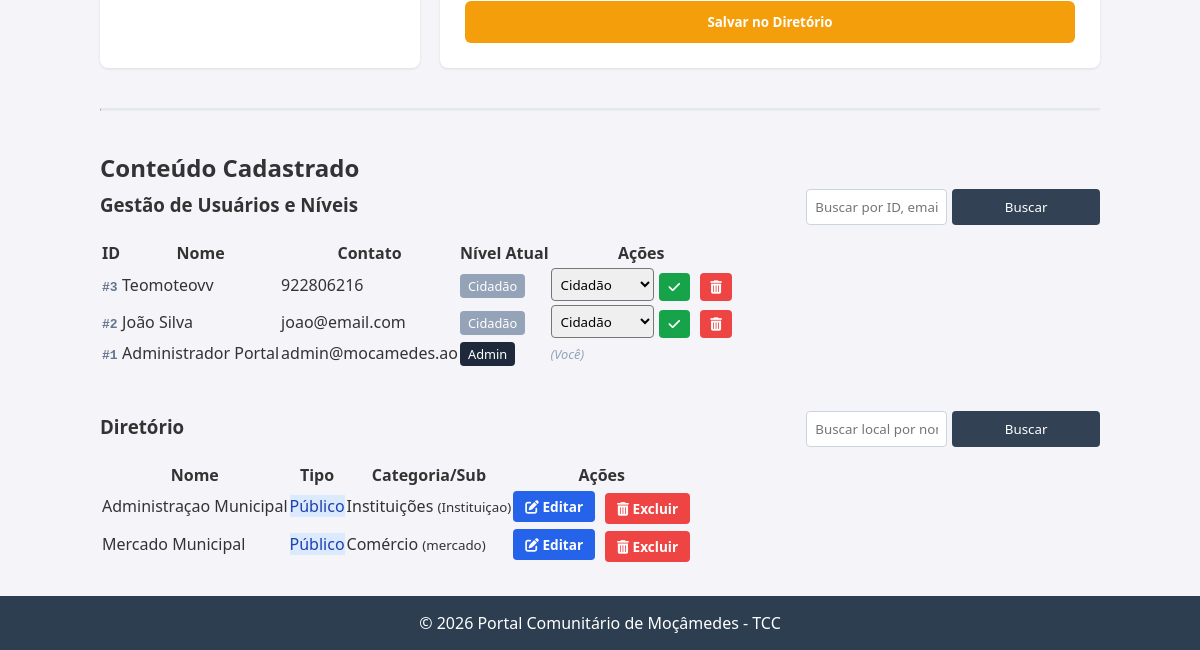
Page /admin (signed in, lower part) on the earlier database version.
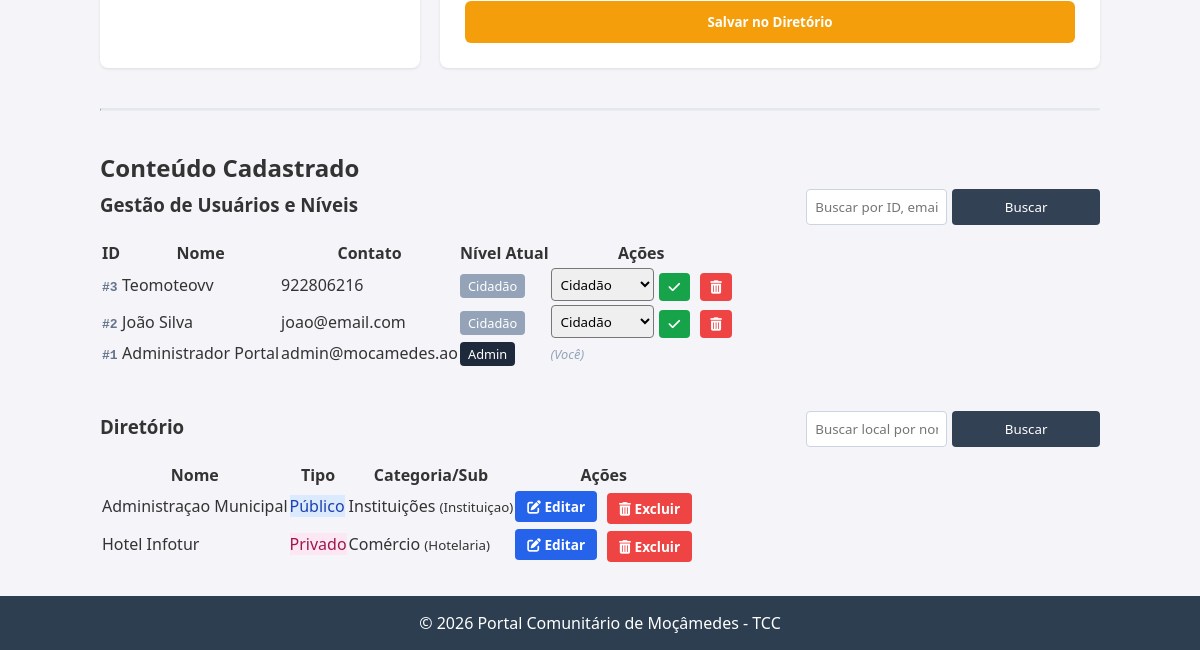
Same page on the later database version.
### tables this page shows
CREATE TABLE usuarios (
    id INTEGER PRIMARY KEY AUTOINCREMENT,
    nome TEXT NOT NULL,
    email TEXT UNIQUE,    -- Não é mais NOT NULL (pode ser vazio)
    telefone TEXT UNIQUE, -- Novo campo de login
    senha TEXT NOT NULL,
    funcao TEXT DEFAULT 'cidadao',
    foto_perfil TEXT DEFAULT 'default_profile.png',
    bio TEXT,
    data_cadastro TIMESTAMP DEFAULT CURRENT_TIMESTAMP
);

CREATE TABLE diretorio (
    id INTEGER PRIMARY KEY AUTOINCREMENT,
    nome TEXT NOT NULL,
    categoria TEXT NOT NULL,    -- Ex: Saúde, Educação, Comércio
    subcategoria TEXT,          -- Ex: Farmácia, Hotel, Escola Primária
    tipo TEXT NOT NULL,         -- 'Publico' ou 'Privado'
    endereco TEXT,
    telefone TEXT,
    horario TEXT,               -- Ex: "08:00 - 18:00"
    descricao_curta TEXT,       -- Resumo para o card
    historia_completa TEXT,     -- Texto longo para a página de detalhes
    imagem_capa TEXT DEFAULT 'default_cover.jpg',
    media_avaliacao REAL DEFAULT 0, -- Média de estrelas (será calculado na Fase 3)
    autor_id INTEGER,           -- Quem cadastrou (geralmente admin)
    data_cadastro TIMESTAMP DEFAULT CURRENT_TIMESTAMP,
    FOREIGN KEY (autor_id) REFERENCES usuarios (id)
);

### app.py (the view, shortened to what this page needs)
@app.route('/admin', methods=['GET', 'POST'])
def admin():
    if 'user_id' not in session or session.get('user_funcao') not in ['admin', 'mod']:
        flash('Acesso negado. Área restrita.')
        return redirect(url_for('login'))
    conn = get_db_connection()
    busca_user = request.args.get('q_user', '').strip()
    if busca_user:
        sql_users = 'SELECT * FROM usuarios WHERE email LIKE ? OR telefone LIKE ? OR nome LIKE ? OR CAST(id AS TEXT) = ? ORDER BY nome'
        termo_user = f'%{busca_user}%'
        params_users = [termo_user, termo_user, termo_user, busca_user]
    else:
        sql_users = 'SELECT * FROM usuarios ORDER BY id DESC LIMIT 3'
        params_users = []
    usuarios = conn.execute(sql_users, params_users).fetchall()
    busca_dir = request.args.get('q_dir', '').strip()
    if busca_dir:
        sql_dir = 'SELECT * FROM diretorio WHERE nome LIKE ? ORDER BY nome'
        termo_dir = f'%{busca_dir}%'
        params_dir = [termo_dir]
    else:
        sql_dir = 'SELECT * FROM diretorio ORDER BY id DESC LIMIT 2'
        params_dir = []
    diretorio = conn.execute(sql_dir, params_dir).fetchall()
    postagens = conn.execute('SELECT * FROM postagens ORDER BY data_criacao DESC').fetchall()
    conn.close()
    return render_template('admin.html', usuario=session.get('user_nome', ''), usuarios=usuarios, postagens=postagens, itens_diretorio=diretorio, itens=diretorio)

### app.py (called while the page is built)
def get_db_connection():
    conn = sqlite3.connect('banco.db')
    conn.row_factory = sqlite3.Row
    return conn

### templates/admin.html (shortened to what the changed rows need)
{% extends "base.html" %}
{% block content %}
<div class="admin-container">
    <div class="management-section">
        <h2>Conteúdo Cadastrado</h2>
        {% if session.get('user_funcao') == 'admin' %}
        <div class="table-container" style="margin-bottom: 40px;">
            <table class="admin-table">
                <thead>
                    <tr>
                        <th>ID</th>
                        <th>Nome</th>
                        <th>Contato</th>
                        <th>Nível Atual</th>
                        <th>Ações</th>
                    </tr>
                </thead>
                <tbody>
                    {% for u in usuarios %}
                    <tr>
                        <tr>
                        <td><span style="color: #64748b; font-weight: bold; font-family: monospace;">#{{ u.id }}</span></td>
                        <td>{{ u.nome }}</td>
                        <td>{{ u.email or u.telefone }}</td>
                        <td>
                            {% if u.funcao == 'admin' %}
                                <span style="background: #1e293b; color: white; padding: 3px 8px; border-radius: 4px; font-size: 0.8rem;">Admin</span>
                            {% elif u.funcao == 'mod' %}
                                <span style="background: #2563eb; color: white; padding: 3px 8px; border-radius: 4px; font-size: 0.8rem;">Moderador</span>
                            {% else %}
                                <span style="background: #94a3b8; color: white; padding: 3px 8px; border-radius: 4px; font-size: 0.8rem;">Cidadão</span>
                            {% endif %}
                        </td>
                        <td>
                            {% if u.id != session['user_id'] %}
                            <div style="display: flex; gap: 10px; align-items: center;">
                                <form action="/admin/promover/{{ u.id }}" method="POST" style="margin: 0; display: flex; gap: 5px;">
                                    <select name="papel" style="padding: 5px; border-radius: 4px;">
                                        <option value="cidadao" {% if u.funcao == 'cidadao' %}selected{% endif %}>Cidadão</option>
                                    </select>
                                    <button type="submit" style="background: #16a34a; color: white; border: none; padding: 5px 10px; border-radius: 4px; cursor: pointer;" title="Salvar Nível"><i class="fas fa-check"></i></button>
                                </form>
                                <form action="/admin/deletar_usuario/{{ u.id }}" method="POST" style="margin: 0;">
                                    <button type="submit" style="background: #ef4444; color: white; border: none; padding: 5px 10px; border-radius: 4px; cursor: pointer;" onclick="return confirm('ATENÇÃO! Isso apagará o usuário e todas as publicações dele. Confirmar?');" title="Excluir Usuário">
                                        <i class="fas fa-trash-alt"></i>
                                    </button>
                                </form>
                            </div>
                            {% else %}
                                <em style="color: #94a3b8; font-size: 0.8rem;">(Você)</em>
                            {% endif %}
                        </td>
                    </tr>
                    {% else %}
                    <tr><td colspan="5" style="text-align: center; color: #64748b;">Nenhum usuário encontrado na busca.</td></tr>
                    {% endfor %}
                </tbody>
            </table>
        </div>
        {% endif %}
        <div class="table-container">
            <table class="admin-table">
                <thead>
                    <tr>
                        <th>Nome</th>
                        <th>Tipo</th>
                        <th>Categoria/Sub</th>
                        <th>Ações</th>
                    </tr>
                </thead>
                <tbody>
                    {% for item in itens_diretorio %}
                    <tr>
                        <td>{{ item.nome }}</td>
                        <td>
                            {% if item.tipo == 'Publico' %}
                                <span class="badge" style="background:#dbeafe; color:#1e40af;">Público</span>
                            {% else %}
                                <span class="badge" style="background:#fce7f3; color:#9d174d;">Privado</span>
                            {% endif %}
                        </td>
                        <td>{{ item.categoria }} <small>({{ item.subcategoria }})</small></td>
                        <td style="display: flex; gap: 10px; align-items: center;">
                            <a href="/admin/editar_diretorio/{{ item.id }}" style="background: #2563eb; color: white; padding: 6px 12px; border-radius: 4px; text-decoration: none; font-size: 0.85rem; font-weight: bold;">
                                <i class="fas fa-edit"></i> Editar
                            </a>
                            {% if session.get('user_funcao') == 'admin' %}
                            <form action="/admin/deletar_diretorio/{{ item.id }}" method="POST" style="margin: 0;">
                                <button type="submit" style="background: #ef4444; color: white; padding: 6px 12px; border: none; border-radius: 4px; cursor: pointer; font-size: 0.85rem; font-weight: bold;" onclick="return confirm('CUIDADO! Tem certeza que deseja apagar este local definitivamente?');">
                                    <i class="fas fa-trash-alt"></i> Excluir
                                </button>
                            </form>
                            {% endif %}
                        </td>
                    {% else %}
                    <tr>
                        <td colspan="5" style="text-align: center; color: #64748b; padding: 15px;">Nenhum local encontrado na busca.</td>
                    </tr>
                    {% endfor %}
                </tbody>
            </table>
        </div>
    </div>
</div>
{% endblock %}

Differences in the rows shown:
removed diretorio: nome "Mercado Municipal", tipo "Público", categoria "Comércio", subcategoria "mercado"
now on this page (row unchanged): diretorio: nome "Hotel Infotur", tipo "Privado", categoria "Comércio", subcategoria "Hotelaria"
